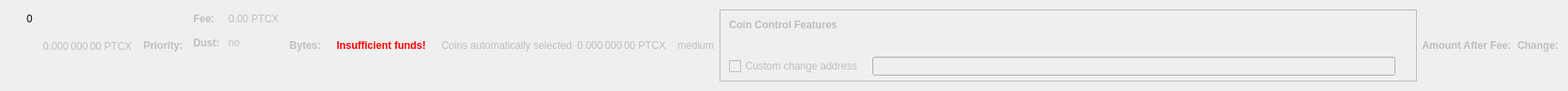
    <widget class="QWidget" name="dummyHideWidget" native="true">
     <property name="maximumSize">
      <size>
       <width>100</width>
       <height>22</height>
      </size>
     </property>
     <layout class="QHBoxLayout" name="dummyHideLayout">
      <item>
       <layout class="QFormLayout" name="formLayoutCoinControl1">
        <property name="horizontalSpacing">
         <number>10</number>
        </property>
        <property name="verticalSpacing">
         <number>14</number>
        </property>
        <property name="leftMargin">
         <number>10</number>
        </property>
        <property name="topMargin">
         <number>4</number>
        </property>
        <property name="rightMargin">
         <number>6</number>
        </property>
        <item row="0" column="1">
         <widget class="QLabel" name="labelCoinControlBytes">
          <property name="cursor">
           <cursorShape>IBeamCursor</cursorShape>
          </property>
          <property name="contextMenuPolicy">
           <enum>Qt::ActionsContextMenu</enum>
          </property>
          <property name="text">
           <string notr="true">0</string>
          </property>
          <property name="textInteractionFlags">
           <set>Qt::LinksAccessibleByMouse|Qt::TextSelectableByKeyboard|Qt::TextSelectableByMouse</set>
          </property>
         </widget>
        </item>
       </layout>
      </item>
      <item>
       <widget class="QLabel" name="labelCoinControlAfterFee">
        <property name="enabled">
         <bool>false</bool>
        </property>
        <property name="sizePolicy">
         <sizepolicy hsizetype="Fixed" vsizetype="Fixed">
          <horstretch>0</horstretch>
          <verstretch>0</verstretch>
         </sizepolicy>
        </property>
        <property name="minimumSize">
         <size>
          <width>111</width>
          <height>12</height>
         </size>
        </property>
        <property name="maximumSize">
         <size>
          <width>111</width>
          <height>12</height>
         </size>
        </property>
        <property name="cursor">
         <cursorShape>IBeamCursor</cursorShape>
        </property>
        <property name="contextMenuPolicy">
         <enum>Qt::ActionsContextMenu</enum>
        </property>
        <property name="text">
         <string notr="true">0.000 000 00 PTCX</string>
        </property>
        <property name="textInteractionFlags">
         <set>Qt::LinksAccessibleByMouse|Qt::TextSelectableByKeyboard|Qt::TextSelectableByMouse</set>
        </property>
       </widget>
      </item>
      <item>
       <widget class="QLabel" name="labelCoinControlPriorityText">
        <property name="enabled">
         <bool>false</bool>
        </property>
        <property name="font">
         <font>
          <weight>75</weight>
          <bold>true</bold>
         </font>
        </property>
        <property name="text">
         <string>Priority:</string>
        </property>
       </widget>
      </item>
      <item>
       <layout class="QHBoxLayout" name="horizontalLayout"/>
      </item>
      <item>
       <layout class="QFormLayout" name="formLayoutCoinControl3">
        <property name="horizontalSpacing">
         <number>10</number>
        </property>
        <property name="verticalSpacing">
         <number>14</number>
        </property>
        <property name="leftMargin">
         <number>6</number>
        </property>
        <property name="topMargin">
         <number>4</number>
        </property>
        <property name="rightMargin">
         <number>6</number>
        </property>
        <item row="0" column="0">
         <widget class="QLabel" name="labelCoinControlFeeText">
          <property name="enabled">
           <bool>false</bool>
          </property>
          <property name="font">
           <font>
            <weight>75</weight>
            <bold>true</bold>
           </font>
          </property>
          <property name="text">
           <string>Fee:</string>
          </property>
          <property name="margin">
           <number>0</number>
          </property>
         </widget>
        </item>
        <item row="0" column="1">
         <widget class="QLabel" name="labelCoinControlFee">
          <property name="enabled">
           <bool>false</bool>
          </property>
          <property name="cursor">
           <cursorShape>IBeamCursor</cursorShape>
          </property>
          <property name="contextMenuPolicy">
           <enum>Qt::ActionsContextMenu</enum>
          </property>
          <property name="text">
           <string notr="true">0.00 PTCX</string>
          </property>
          <property name="textInteractionFlags">
           <set>Qt::LinksAccessibleByMouse|Qt::TextSelectableByKeyboard|Qt::TextSelectableByMouse</set>
          </property>
         </widget>
        </item>
        <item row="1" column="0">
         <widget class="QLabel" name="labelCoinControlLowOutputText">
          <property name="enabled">
           <bool>false</bool>
          </property>
          <property name="font">
           <font>
            <weight>75</weight>
            <bold>true</bold>
           </font>
          </property>
          <property name="text">
           <string>Dust:</string>
          </property>
         </widget>
        </item>
        <item row="1" column="1">
         <widget class="QLabel" name="labelCoinControlLowOutput">
          <property name="enabled">
           <bool>false</bool>
          </property>
          <property name="cursor">
           <cursorShape>IBeamCursor</cursorShape>
          </property>
          <property name="contextMenuPolicy">
           <enum>Qt::ActionsContextMenu</enum>
          </property>
          <property name="text">
           <string>no</string>
          </property>
          <property name="textInteractionFlags">
           <set>Qt::LinksAccessibleByMouse|Qt::TextSelectableByKeyboard|Qt::TextSelectableByMouse</set>
          </property>
         </widget>
        </item>
       </layout>
      </item>
      <item>
       <widget class="QLabel" name="labelCoinControlBytesText">
        <property name="enabled">
         <bool>false</bool>
        </property>
        <property name="font">
         <font>
          <weight>75</weight>
          <bold>true</bold>
         </font>
        </property>
        <property name="text">
         <string>Bytes:</string>
        </property>
       </widget>
      </item>
      <item>
       <layout class="QFormLayout" name="formLayoutCoinControl2">
        <property name="horizontalSpacing">
         <number>10</number>
        </property>
        <property name="verticalSpacing">
         <number>14</number>
        </property>
        <property name="leftMargin">
         <number>6</number>
        </property>
        <property name="topMargin">
         <number>4</number>
        </property>
        <property name="rightMargin">
         <number>6</number>
        </property>
       </layout>
      </item>
      <item>
       <layout class="QHBoxLayout" name="horizontalLayoutCoinControl2">
        <property name="spacing">
         <number>8</number>
        </property>
        <property name="bottomMargin">
         <number>10</number>
        </property>
       </layout>
      </item>
      <item>
       <widget class="QLabel" name="labelCoinControlInsuffFunds">
        <property name="enabled">
         <bool>false</bool>
        </property>
        <property name="minimumSize">
         <size>
          <width>0</width>
          <height>0</height>
         </size>
        </property>
        <property name="font">
         <font>
          <weight>75</weight>
          <bold>true</bold>
         </font>
        </property>
        <property name="styleSheet">
         <string notr="true">color:red;font-weight:bold;</string>
        </property>
        <property name="text">
         <string>Insufficient funds!</string>
        </property>
        <property name="margin">
         <number>5</number>
        </property>
       </widget>
      </item>
      <item>
       <layout class="QFormLayout" name="formLayoutCoinControl4">
        <property name="horizontalSpacing">
         <number>10</number>
        </property>
        <property name="verticalSpacing">
         <number>14</number>
        </property>
        <property name="leftMargin">
         <number>6</number>
        </property>
        <property name="topMargin">
         <number>4</number>
        </property>
        <property name="rightMargin">
         <number>6</number>
        </property>
       </layout>
      </item>
      <item>
       <widget class="QLabel" name="labelCoinControlAutomaticallySelected">
        <property name="enabled">
         <bool>false</bool>
        </property>
        <property name="sizePolicy">
         <sizepolicy hsizetype="Fixed" vsizetype="Fixed">
          <horstretch>0</horstretch>
          <verstretch>0</verstretch>
         </sizepolicy>
        </property>
        <property name="minimumSize">
         <size>
          <width>0</width>
          <height>0</height>
         </size>
        </property>
        <property name="maximumSize">
         <size>
          <width>240</width>
          <height>16777215</height>
         </size>
        </property>
        <property name="text">
         <string>Coins automatically selected</string>
        </property>
        <property name="margin">
         <number>5</number>
        </property>
       </widget>
      </item>
      <item>
       <widget class="QLabel" name="labelCoinControlChange">
        <property name="enabled">
         <bool>false</bool>
        </property>
        <property name="sizePolicy">
         <sizepolicy hsizetype="Fixed" vsizetype="Fixed">
          <horstretch>0</horstretch>
          <verstretch>0</verstretch>
         </sizepolicy>
        </property>
        <property name="minimumSize">
         <size>
          <width>111</width>
          <height>0</height>
         </size>
        </property>
        <property name="maximumSize">
         <size>
          <width>111</width>
          <height>16777215</height>
         </size>
        </property>
        <property name="cursor">
         <cursorShape>IBeamCursor</cursorShape>
        </property>
        <property name="contextMenuPolicy">
         <enum>Qt::ActionsContextMenu</enum>
        </property>
        <property name="text">
         <string notr="true">0.000 000 00 PTCX</string>
        </property>
        <property name="textInteractionFlags">
         <set>Qt::LinksAccessibleByMouse|Qt::TextSelectableByKeyboard|Qt::TextSelectableByMouse</set>
        </property>
       </widget>
      </item>
      <item>
       <widget class="QLabel" name="labelCoinControlPriority">
        <property name="enabled">
         <bool>false</bool>
        </property>
        <property name="cursor">
         <cursorShape>IBeamCursor</cursorShape>
        </property>
        <property name="contextMenuPolicy">
         <enum>Qt::ActionsContextMenu</enum>
        </property>
        <property name="text">
         <string>medium</string>
        </property>
        <property name="textInteractionFlags">
         <set>Qt::LinksAccessibleByMouse|Qt::TextSelectableByKeyboard|Qt::TextSelectableByMouse</set>
        </property>
       </widget>
      </item>
      <item>
       <widget class="QFrame" name="frameCoinControl">
        <property name="sizePolicy">
         <sizepolicy hsizetype="Expanding" vsizetype="Expanding">
          <horstretch>0</horstretch>
          <verstretch>0</verstretch>
         </sizepolicy>
        </property>
        <property name="maximumSize">
         <size>
          <width>16777215</width>
          <height>16777215</height>
         </size>
        </property>
        <property name="frameShape">
         <enum>QFrame::StyledPanel</enum>
        </property>
        <property name="frameShadow">
         <enum>QFrame::Sunken</enum>
        </property>
        <layout class="QVBoxLayout" name="verticalLayoutCoinControl2_2">
         <property name="spacing">
          <number>0</number>
         </property>
         <property name="leftMargin">
          <number>0</number>
         </property>
         <property name="topMargin">
          <number>0</number>
         </property>
         <property name="rightMargin">
          <number>0</number>
         </property>
         <property name="bottomMargin">
          <number>6</number>
         </property>
         <item>
          <layout class="QVBoxLayout" name="verticalLayoutCoinControl" stretch="0,0,0,1">
           <property name="spacing">
            <number>0</number>
           </property>
           <property name="leftMargin">
            <number>10</number>
           </property>
           <property name="topMargin">
            <number>10</number>
           </property>
           <item>
            <layout class="QHBoxLayout" name="horizontalLayoutCoinControl1">
             <property name="bottomMargin">
              <number>15</number>
             </property>
             <item>
              <widget class="QLabel" name="labelCoinControlFeatures">
               <property name="enabled">
                <bool>false</bool>
               </property>
               <property name="sizePolicy">
                <sizepolicy hsizetype="Preferred" vsizetype="Maximum">
                 <horstretch>0</horstretch>
                 <verstretch>0</verstretch>
                </sizepolicy>
               </property>
               <property name="font">
                <font>
                 <weight>75</weight>
                 <bold>true</bold>
                </font>
               </property>
               <property name="styleSheet">
                <string notr="true">font-weight:bold;</string>
               </property>
               <property name="text">
                <string>Coin Control Features</string>
               </property>
              </widget>
             </item>
            </layout>
           </item>
           <item>
            <widget class="QWidget" name="widgetCoinControl" native="true">
             <property name="sizePolicy">
              <sizepolicy hsizetype="Preferred" vsizetype="Preferred">
               <horstretch>0</horstretch>
               <verstretch>0</verstretch>
              </sizepolicy>
             </property>
             <property name="minimumSize">
              <size>
               <width>0</width>
               <height>0</height>
              </size>
             </property>
             <property name="styleSheet">
              <string notr="true"/>
             </property>
             <layout class="QHBoxLayout" name="horizontalLayoutCoinControl5_2">
              <property name="leftMargin">
               <number>0</number>
              </property>
              <property name="topMargin">
               <number>0</number>
              </property>
              <property name="rightMargin">
               <number>0</number>
              </property>
              <property name="bottomMargin">
               <number>0</number>
              </property>
              <item>
               <layout class="QHBoxLayout" name="horizontalLayoutCoinControl3">
                <property name="spacing">
                 <number>20</number>
                </property>
                <property name="topMargin">
                 <number>0</number>
                </property>
                <property name="bottomMargin">
                 <number>10</number>
                </property>
               </layout>
              </item>
             </layout>
            </widget>
           </item>
           <item>
            <layout class="QHBoxLayout" name="horizontalLayoutCoinControl4" stretch="0,0,0">
             <property name="spacing">
              <number>12</number>
             </property>
             <property name="sizeConstraint">
              <enum>QLayout::SetDefaultConstraint</enum>
             </property>
             <property name="topMargin">
              <number>5</number>
             </property>
             <property name="rightMargin">
              <number>5</number>
             </property>
             <item>
              <widget class="QCheckBox" name="checkBoxCoinControlChange">
               <property name="enabled">
                <bool>false</bool>
               </property>
               <property name="toolTip">
                <string>If this is activated, but the change address is empty or invalid, change will be sent to a newly generated address.</string>
               </property>
               <property name="text">
                <string>Custom change address</string>
               </property>
              </widget>
             </item>
             <item>
              <widget class="QValidatedLineEdit" name="lineEditCoinControlChange">
               <property name="enabled">
                <bool>false</bool>
               </property>
               <property name="sizePolicy">
                <sizepolicy hsizetype="Expanding" vsizetype="Fixed">
                 <horstretch>0</horstretch>
                 <verstretch>0</verstretch>
                </sizepolicy>
               </property>
              </widget>
             </item>
             <item>
              <widget class="QLabel" name="labelCoinControlChangeLabel_2">
               <property name="sizePolicy">
                <sizepolicy hsizetype="Preferred" vsizetype="Expanding">
                 <horstretch>0</horstretch>
                 <verstretch>0</verstretch>
                </sizepolicy>
               </property>
               <property name="minimumSize">
                <size>
                 <width>0</width>
                 <height>0</height>
                </size>
               </property>
               <property name="text">
                <string/>
               </property>
               <property name="margin">
                <number>3</number>
               </property>
              </widget>
             </item>
            </layout>
           </item>
           <item>
            <spacer name="verticalSpacerCoinControl">
             <property name="orientation">
              <enum>Qt::Vertical</enum>
             </property>
             <property name="sizeHint" stdset="0">
              <size>
               <width>800</width>
               <height>1</height>
              </size>
             </property>
            </spacer>
           </item>
          </layout>
         </item>
        </layout>
       </widget>
      </item>
      <item>
       <widget class="QLabel" name="labelCoinControlAfterFeeText">
        <property name="enabled">
         <bool>false</bool>
        </property>
        <property name="minimumSize">
         <size>
          <width>0</width>
          <height>0</height>
         </size>
        </property>
        <property name="maximumSize">
         <size>
          <width>16777215</width>
          <height>16777215</height>
         </size>
        </property>
        <property name="font">
         <font>
          <weight>75</weight>
          <bold>true</bold>
         </font>
        </property>
        <property name="text">
         <string>Amount After Fee:</string>
        </property>
        <property name="alignment">
         <set>Qt::AlignLeading|Qt::AlignLeft|Qt::AlignVCenter</set>
        </property>
        <property name="margin">
         <number>0</number>
        </property>
       </widget>
      </item>
      <item>
       <widget class="QLabel" name="labelCoinControlChangeText">
        <property name="enabled">
         <bool>false</bool>
        </property>
        <property name="sizePolicy">
         <sizepolicy hsizetype="Preferred" vsizetype="Preferred">
          <horstretch>0</horstretch>
          <verstretch>0</verstretch>
         </sizepolicy>
        </property>
        <property name="minimumSize">
         <size>
          <width>0</width>
          <height>0</height>
         </size>
        </property>
        <property name="maximumSize">
         <size>
          <width>16777215</width>
          <height>16777215</height>
         </size>
        </property>
        <property name="font">
         <font>
          <weight>75</weight>
          <bold>true</bold>
         </font>
        </property>
        <property name="text">
         <string>Change:</string>
        </property>
        <property name="alignment">
         <set>Qt::AlignLeading|Qt::AlignLeft|Qt::AlignVCenter</set>
        </property>
       </widget>
      </item>
     </layout>
    </widget>
